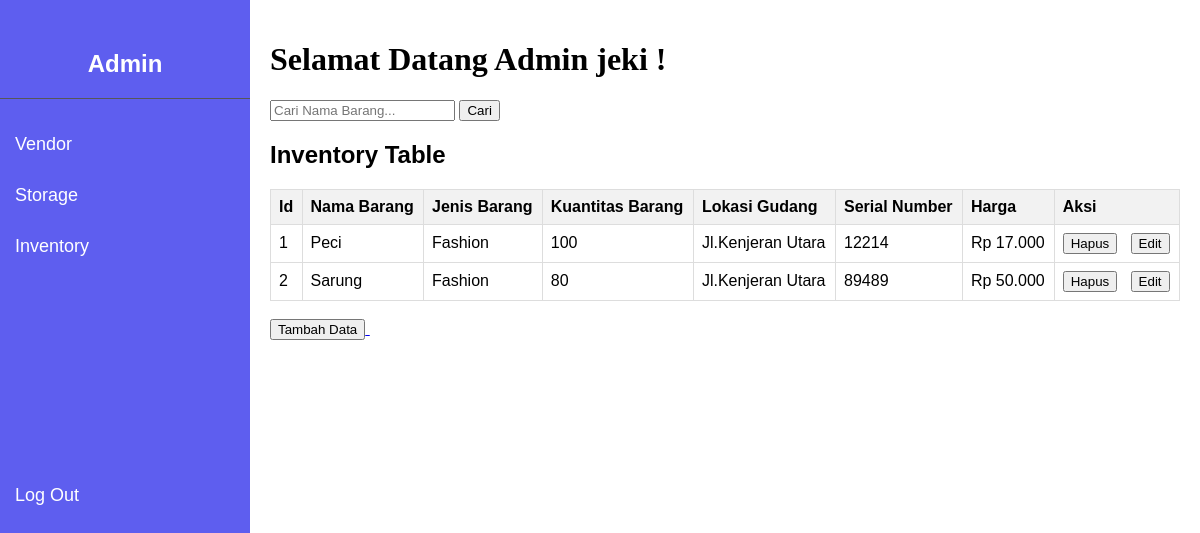
/inventory.php (signed in), run on the app's committed database.
### tables this page shows
CREATE TABLE `inventory` (
  `id` int(20) NOT NULL,
  `nama_barang` int(35) NOT NULL,
  `jenis_barang` varchar(35) NOT NULL,
  `kuantitas_stok` int(35) NOT NULL,
  `lokasi_gudang` int(35) NOT NULL,
  `serial_number` varchar(35) NOT NULL,
  `harga` varchar(35) NOT NULL
);

CREATE TABLE `vendor` (
  `id` int(20) NOT NULL,
  `nama` varchar(35) NOT NULL,
  `kontak` varchar(35) NOT NULL,
  `nama_barang` varchar(35) NOT NULL,
  `nomor_invoice` int(20) NOT NULL
);

CREATE TABLE `storage` (
  `id` int(20) NOT NULL,
  `nama_gudang` varchar(35) NOT NULL,
  `lokasi` varchar(35) NOT NULL
);

### inventory.php (the view, shortened to what this page needs)
<!DOCTYPE html>
<html lang="en">
<head>
</head>
<body>
    <?php include "sidebar.php"; ?>
    <div class="content">
        <?php include "header.php"; ?>
        <div class="search-container">
                <form method="GET" action="">
                    <input type="text" name="search" placeholder="Cari Nama Barang..." value="<?php echo isset($_GET['search']) ? htmlspecialchars($_GET['search']) : ''; ?>">
                    <button type="submit">Cari</button>
                </form>
        </div>
            <?php
include "koneksi.php";
$search = isset($_GET['search']) ? mysqli_real_escape_string($kon, $_GET['search']) : '';
$sql = "SELECT inventory.id AS inventory_id, inventory.nama_barang, inventory.jenis_barang, inventory.kuantitas_stok, inventory.lokasi_gudang, inventory.serial_number, inventory.harga,
storage.id AS storage_id, storage.nama_gudang, storage.lokasi,
vendor.id AS vendor_id, vendor.nama, vendor.kontak, vendor.nama_barang AS vendor_brg, vendor.nomor_invoice
FROM inventory
INNER JOIN storage ON inventory.lokasi_gudang = storage.id
INNER JOIN vendor ON inventory.nama_barang = vendor.id
WHERE vendor.nama_barang LIKE '%$search%'
ORDER BY inventory.id";
$hsl = mysqli_query($kon, $sql);
if($hsl->num_rows > 0) {
    mysqli_data_seek($hsl, 0);
}
?>
     <div id="vendor" class="table-selection">
            <h2>Inventory Table</h2>
            <table>
    <tr>
        <th>Id</th>
        <th>Nama Barang</th>
        <th>Jenis Barang</th>
        <th>Kuantitas Barang</th>
        <th>Lokasi Gudang</th>
        <th>Serial Number</th>
        <th>Harga</th>
        <th>Aksi</th>
    </tr>
    <?php
    if($hsl -> num_rows > 0){
        while($data = mysqli_fetch_assoc($hsl)){
            echo "<tr>";
            echo "<td>{$data['inventory_id']}</td>";
            echo "<td>{$data['vendor_brg']}</td>";
            echo "<td>{$data['jenis_barang']}</td>";
            echo "<td>{$data['kuantitas_stok']}</td>";
            echo "<td>{$data['lokasi']}</td>";
            echo "<td>{$data['serial_number']}</td>";
            echo "<td>{$data['harga']}</td>";
            echo "<td><a href='CRUD/hapus_inven.php?id={$data['inventory_id']}' onclick='return confirm(\"Apakah Anda yakin ingin menghapus data ini?\")'><button>Hapus</button></a> &nbsp
                  <a href='CRUD/edit_inven.php?id={$data['inventory_id']}'><button>Edit</button></a></td>";
            echo "</tr>";
        }
    }
    ?>
</table>
<br>
            <a href = "CRUD/tmbh_inven.php">
                <button>Tambah Data</button>
            </a>
     </div>
   </div>
</body>
</html>

### admin.css (style rules this page uses)
body { font-family: Arial, sans-serif; display: flex; margin: 0; padding: 0; height: 100vh; }
.content { margin-left: 250px; padding: 20px; width: 100%; }
table { width: 100%; border-collapse: collapse; margin-top: 20px; }
table, th, td { border: 1px solid #ddd; }
th, td { padding: 8px; text-align: left; }
th { background-color: #f2f2f2; }

### data on the page
inventory: id "1", nama_barang.nama_barang "Peci", jenis_barang "Fashion", kuantitas_stok "100", lokasi_gudang.lokasi "Jl.Kenjeran Utara", serial_number "12214", harga "Rp 17.000"
inventory: id "2", nama_barang.nama_barang "Sarung", jenis_barang "Fashion", kuantitas_stok "80", lokasi_gudang.lokasi "Jl.Kenjeran Utara", serial_number "89489", harga "Rp 50.000"

### other printed values
$_SESSION['username'] "jeki"
